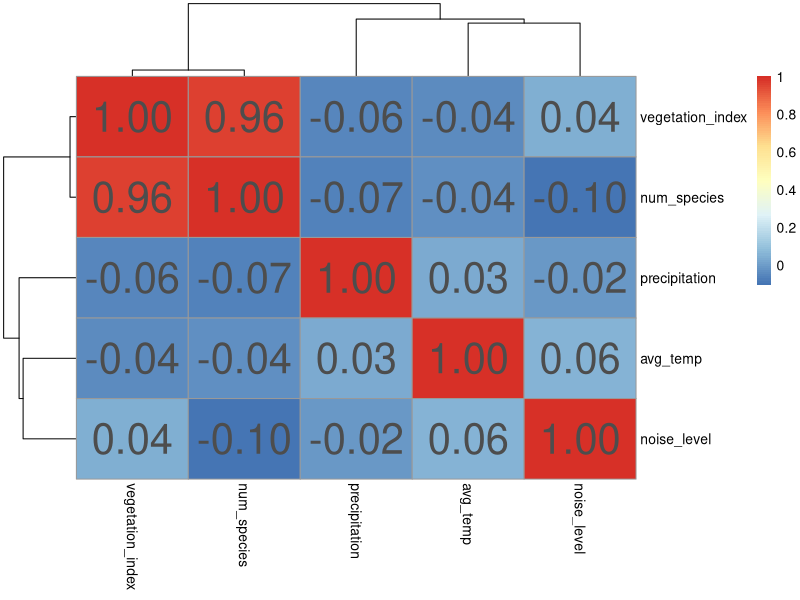
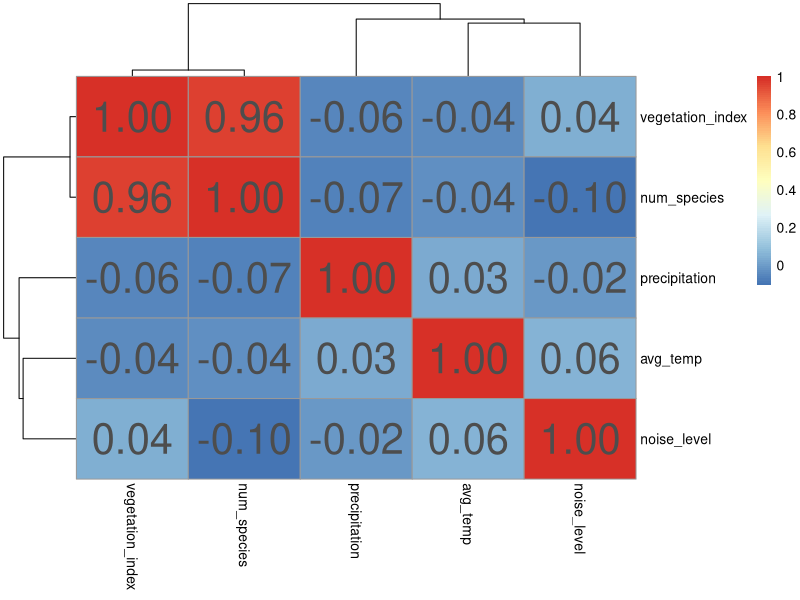
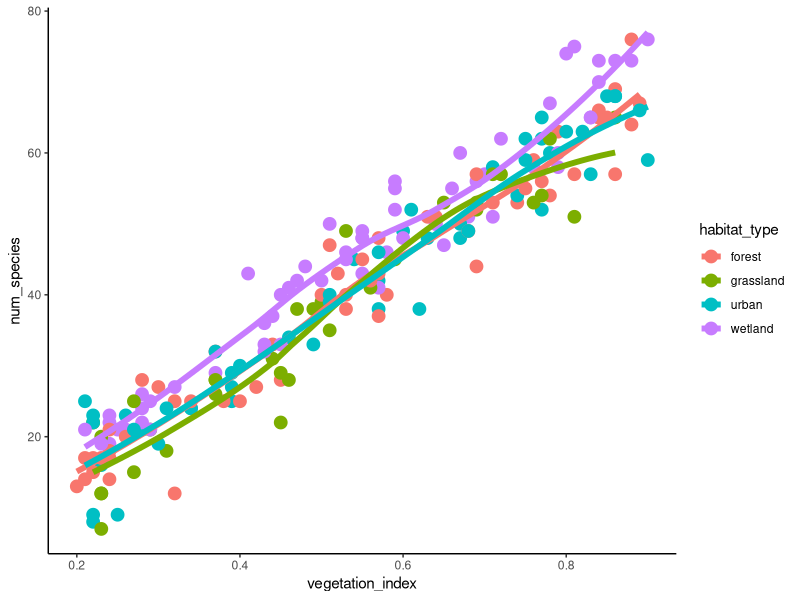
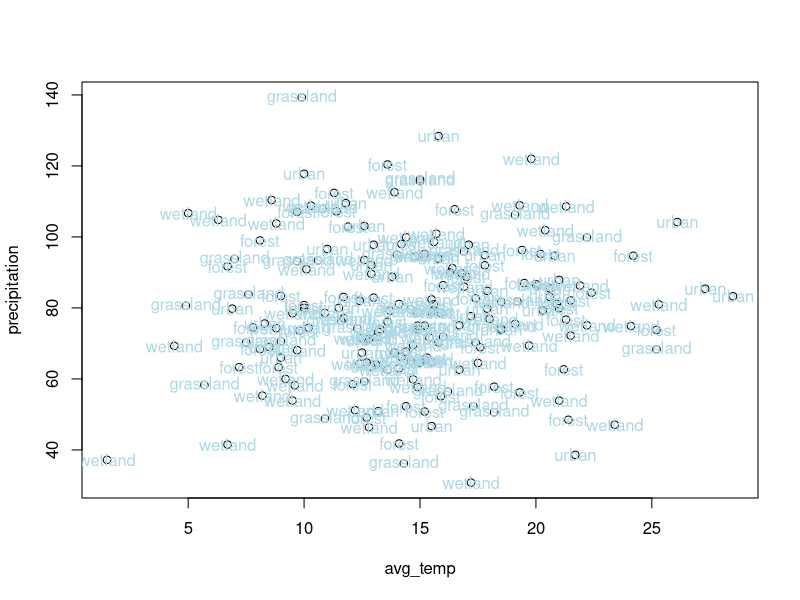
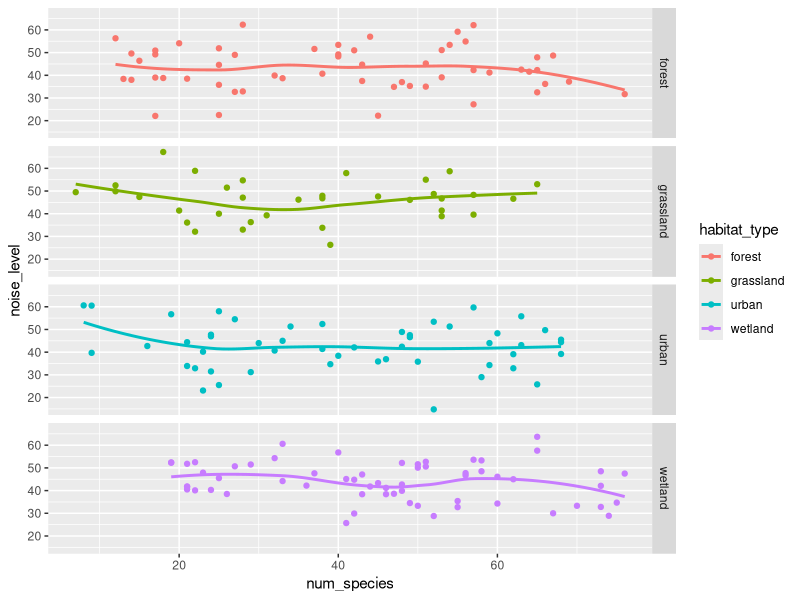
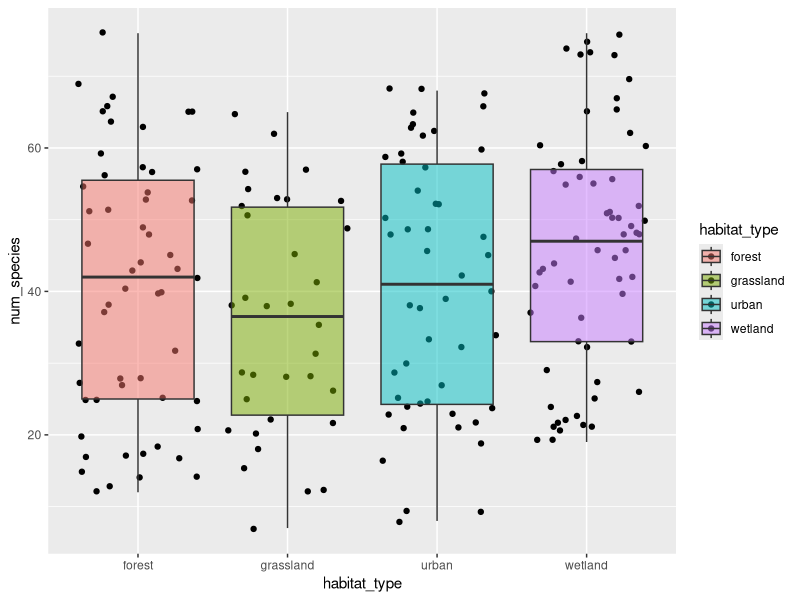
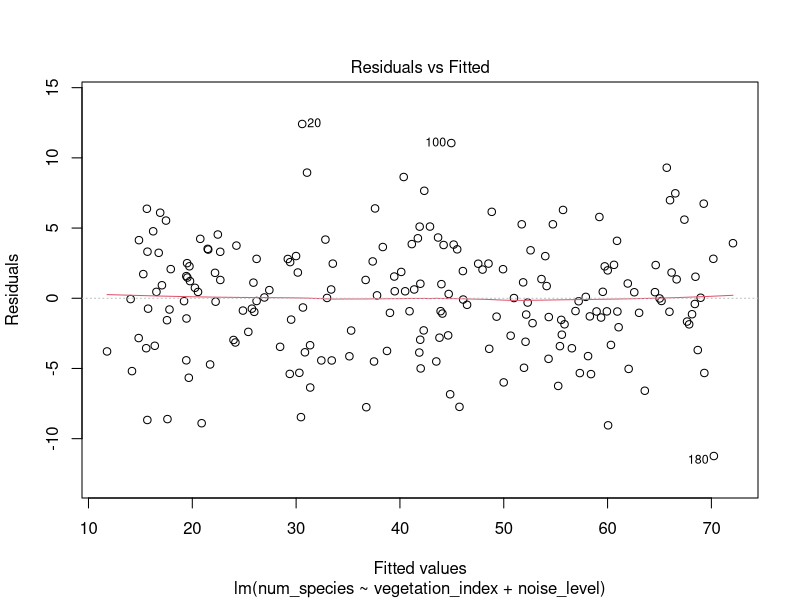
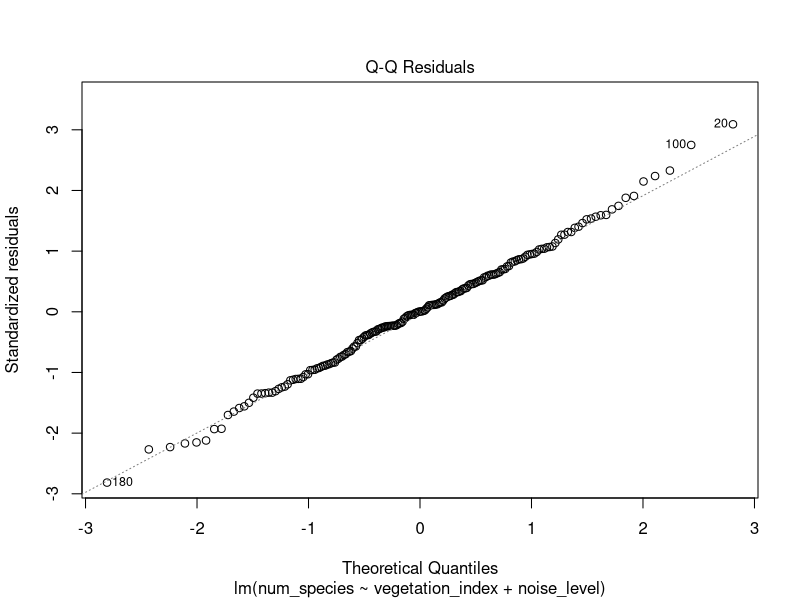

Reproduce these figures in R, in order. (Note: this script raises an error after producing the figures.)
library(dplyr)
library(tidyr)
library(ggplot2)
library(Metrics)

df <- read.csv("Data/bird_species_diversity.csv")

head(df)
str(df)
summary(df) # based on this normal values within range

# checking for NA values
colSums(is.na(df)) # no missing values

# exploring the data
df_numeric <- df %>% select(where(is.numeric))
cor(df_numeric) # NOTE very strong positive correlation between vegetation and num_species # nolint
library(pheatmap)
heatmap <- pheatmap(cor(df_numeric), display_numbers = TRUE, fontsize_number = 30) # nolint
ggsave(plot = heatmap, "Output/Correlation heatmap for the numerical values.png", dpi = 300, device = "png") # nolint
# NOTE also noise levels have a weak negative correlation with number of species

head(df)
scatterplot_veg_num_species <- ggplot(data = df, aes(x = vegetation_index, y = num_species, color = habitat_type)) + # nolint
  geom_point(size = 4) +
  geom_smooth(se = FALSE, size = 2) +
  theme_classic()
ggsave(plot = scatterplot_veg_num_species, "Output/Scatter plot of vegetation index and num of species.png", dpi = 300, device = "png") # nolint

png("Output/Scatter plot of precipitation and the avg temperatures.png")
scatterplot_precipitation_avg_temp <- with(df, {
  plot(avg_temp, precipitation, type = "p", data = df)
  text(avg_temp, precipitation, labels = habitat_type, col = "lightblue")
})
dev.off()
# NOTE no meaningful relations where observed in the above plot

# Since for this study num of species is the target we will focus on that for the rest # nolint
# of the analysis

Scatterplot_numspcies_noiselevel_facet <- ggplot(data = df, aes(x = num_species, y = noise_level, color = habitat_type)) +
  geom_point() +
  geom_smooth(se = FALSE) +
  facet_grid(habitat_type ~ .)
ggsave(
  plot = Scatterplot_numspcies_noiselevel_facet,
  "Output/scatter plot of number of species and noise lavels facted by location.png",
  dpi = 300
)
# NOTE Based on the above plot noise levels seem to be really negatively affecting number of species in urban areas. # nolint
# To further investigate this we will use statistical testing and data subsetting. #nolint

head(df)
shapiro.test(df$num_species) # normally distributed (W = 0.96838, p-value = 0.0001792) there for we will use anova #nolint
anova_re <- aov(df$num_species ~ df$habitat_type)
summary(anova_re) # NOTE results come back borderline significant p = 0.0599
TukeyHSD(anova_re) # the only significant value is wetland vs grassland p = 0.0414 #nolint

# checking if noise levels differ significantly between habitat types
shapiro.test(df$noise_level) # non normally distributed data p = 0.7466
# because of this we will use kruskal rank sum test
kruskal.test(df$habitat_type ~ df$noise_level) # results are non significant

# Subsetting the data
df_urban_noise <- df %>% filter(habitat_type == "urban")
df_urban_noise_numeric <- df_urban_noise %>% select(where(is.numeric))
write.csv(cor(df_urban_noise_numeric), file = "Data/correlation matrix for urban data.csv")


# NOTE with the data subset now we have a better picture since avg temp and
# noise levels are higher in urban areas its negatively affecting number of species #nolint
# this requires further data and future explorations

# checking species richness in each habitat zones
boxplot_numspecies_habitat <- ggplot(data = df, aes(x = habitat_type, y = num_species, fill = habitat_type)) + # nolint
  geom_jitter() +
  geom_boxplot(alpha = 0.5)
ggsave(plot = boxplot_numspecies_habitat, filename = "Output/boxplot of habitat type and number of species.png") # nolint

# Weetland areas have the highest number of bird species, further exploring this is important #nolint
head(df, 10)

# Weetland data
wetland_data <- df %>% filter(habitat_type == "wetland")
head(wetland_data)
wetland <- as.data.frame(summary(wetland_data))


# rest of the habitat areas
df_rest <- df %>% filter(habitat_type != "wetland")
splited_data <- split(df_rest, df_rest$habitat_type)

forest <- as.data.frame(summary(splited_data$forest))
grassland <- as.data.frame(summary(splited_data$grassland))
urban <- as.data.frame(summary(splited_data$urban))

wetland$habitat_type <- "westland"
forest$habitat_type <- "forest"
grassland$habitat_type <- "grassland"
urban$habitat_type <- "urban"
all <- rbind(wetland, forest, grassland, urban)
write.csv(all, "Data/Summary statistic for all habitat types.csv")


# Since there is a very positive and strong correlation between vegetative index and num of species we # nolint
# will just use liner regression for our model

model <- lm(num_species ~ vegetation_index, data = df)
summary(model)

# Model Fit:
# The model explains a very high proportion of the
# variance in number of species, with an R-squared of 0.93 (adjusted R-squared: 0.92).
# This indicates that vegetation index is a strong predictor of bird species diversity in your dataset.

# Statistical Significance:
# The relationship between vegetation index and number of species is
# highly significant (p < 2e-16), as shown by the t-test for the vegetation
# index coefficient and the overall F-statistic.

# Model Coefficients:

# Intercept: -0.64 (not statistically significant, p = 0.487)
# Vegetation Index Coefficient: 78.62 (highly significant, p < 2e-16)
# This means that for each unit increase in vegetation index,
# the model predicts an increase of about 78.6 bird species.
# Residuals:

# The residuals are reasonably centered around zero,
# with a median close to zero and a residual standard error of 4.78.
# The spread of residuals (Min: -12.74, Max: 11.96) suggests some
# variability not explained by the model, but overall fit is strong.

model1 <- lm(num_species ~ vegetation_index + noise_level, data = df)
summary(model1)
png("Output/Model performance.png")
plot(model1, which = 1:2)
dev.off()

# For each unit increase in vegetation
# index, the number of species increases by about 79.
# For each unit increase in noise level,
# the number of species decreases by about 0.28,
# holding vegetation index constant.
# This model performs overall better than the previous model


saveRDS(model1, "Output/Linear_Model.rds")
